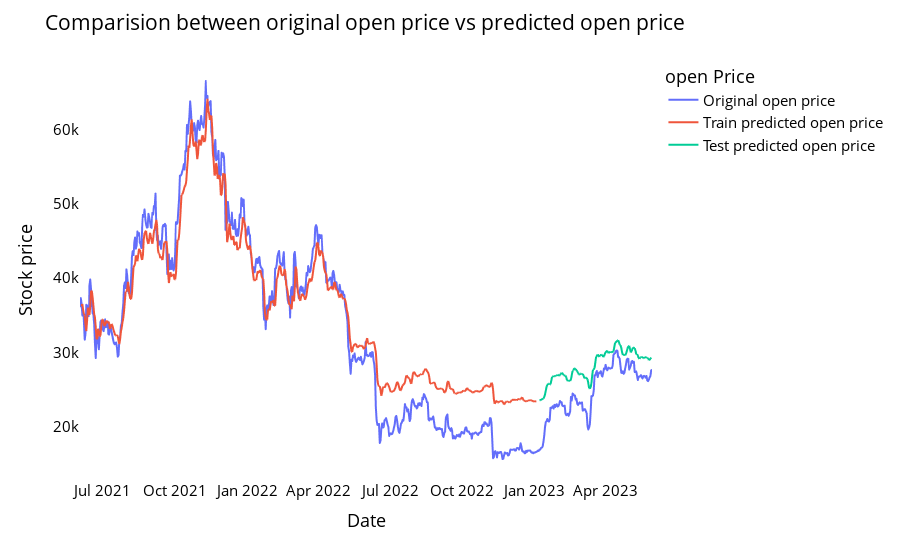

Notebook code for this chart:
### Code cell
# shift train predictions for plotting

look_back=time_step
trainPredictPlot = np.empty_like(open_df)
trainPredictPlot[:, :] = np.nan
trainPredictPlot[look_back:len(train_predict)+look_back, :] = train_predict
print("Train predicted data: ", trainPredictPlot.shape)

# shift test predictions for plotting
testPredictPlot = np.empty_like(open_df)
testPredictPlot[:, :] = np.nan
testPredictPlot[len(train_predict)+(look_back*2)+1:len(open_df)-1, :] = test_predict
print("Test predicted data: ", testPredictPlot.shape)


names = cycle(['Original open price','Train predicted open price','Test predicted open price'])


plotdf = pd.DataFrame({'date': open_stock['datetime'],
                       'original_open': open_stock['open'],
                      'train_predicted_open': trainPredictPlot.reshape(1,-1)[0].tolist(),
                      'test_predicted_open': testPredictPlot.reshape(1,-1)[0].tolist()})

fig = px.line(plotdf,x=plotdf['date'], y=[plotdf['original_open'],plotdf['train_predicted_open'],
                                          plotdf['test_predicted_open']],
              labels={'value':'Stock price','date': 'Date'})
fig.update_layout(title_text='Comparision between original open price vs predicted open price',
                  plot_bgcolor='white', font_size=15, font_color='black', legend_title_text='open Price')
fig.for_each_trace(lambda t:  t.update(name = next(names)))

fig.update_xaxes(showgrid=False)
fig.update_yaxes(showgrid=False)
fig.show()

### Figure 1 — Plotly figure (JSON) as saved in the notebook; plotly's stock layout.template omitted (floating-point values rounded to 4 significant figures; data arrays with more than 128 entries replaced by an {"elided": "..."} marker saying what was removed)
{"data": [{"hovertemplate": "variable=original_open<br>Date=%{x}<br>Stock price=%{y}<extra></extra>", "legendgroup": "original_open", "line": {"color": "#636efa", "dash": "solid"}, "marker": {"symbol": "circle"}, "mode": "lines", "name": "Original open price", "showlegend": true, "type": "scattergl", "x": {"elided": "728 str values"}, "xaxis": "x", "y": {"elided": "728 float values"}, "yaxis": "y"}, {"hovertemplate": "variable=train_predicted_open<br>Date=%{x}<br>Stock price=%{y}<extra></extra>", "legendgroup": "train_predicted_open", "line": {"color": "#EF553B", "dash": "solid"}, "marker": {"symbol": "circle"}, "mode": "lines", "name": "Train predicted open price", "showlegend": true, "type": "scattergl", "x": {"elided": "728 str values"}, "xaxis": "x", "y": {"elided": "728 float values"}, "yaxis": "y"}, {"hovertemplate": "variable=test_predicted_open<br>Date=%{x}<br>Stock price=%{y}<extra></extra>", "legendgroup": "test_predicted_open", "line": {"color": "#00cc96", "dash": "solid"}, "marker": {"symbol": "circle"}, "mode": "lines", "name": "Test predicted open price", "showlegend": true, "type": "scattergl", "x": {"elided": "728 str values"}, "xaxis": "x", "y": {"elided": "728 float values"}, "yaxis": "y"}], "layout": {"autosize": true, "font": {"color": "black", "size": 15}, "legend": {"title": {"text": "open Price"}, "tracegroupgap": 0}, "margin": {"t": 60}, "plot_bgcolor": "white", "title": {"text": "Comparision between original open price vs predicted open price"}, "xaxis": {"anchor": "y", "autorange": true, "domain": [0, 1], "range": ["2021-06-02", "2023-05-30"], "showgrid": false, "title": {"text": "Date"}, "type": "date"}, "yaxis": {"anchor": "x", "autorange": true, "domain": [0, 1], "range": [12820.0, 69350.0], "showgrid": false, "title": {"text": "Stock price"}, "type": "linear"}}}
